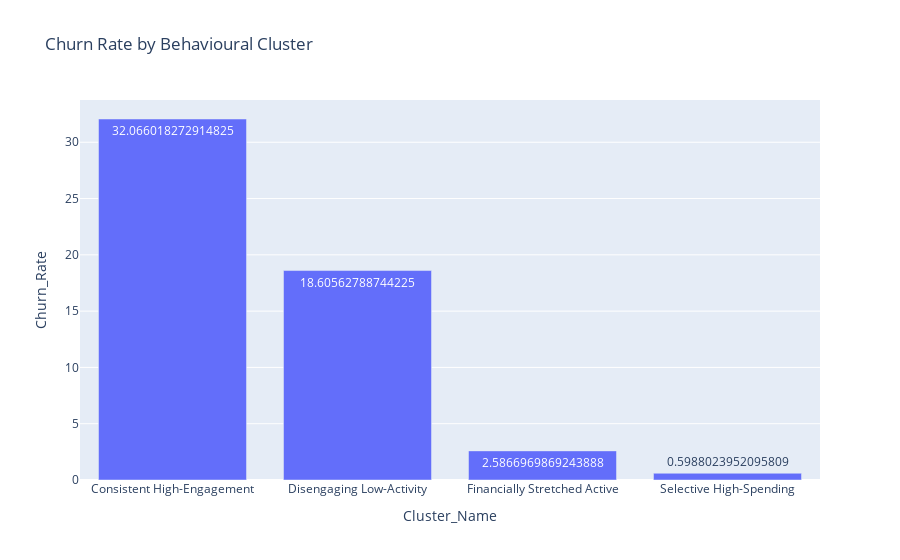

Write notebook code for a chart like this one.
### Markdown cell above
## Interactive churn risk by behavioural cluster. This visualisation focuses on churn risk at the cluster level

### Code cell
import plotly.express as px

cluster_churn = (
    df_seg.assign(churn_flag=df_seg["Attrition_Flag"].str.contains("Attrited"))
          .groupby("Cluster_Name")["churn_flag"]
          .mean()
          .mul(100)
          .reset_index(name="Churn_Rate")
)

fig = px.bar(
    cluster_churn,
    x="Cluster_Name",
    y="Churn_Rate",
    text="Churn_Rate",
    title="Churn Rate by Behavioural Cluster"
)



fig.show()

### Figure 1 — Plotly figure (JSON) as saved in the notebook; plotly's stock layout.template omitted (floating-point values rounded to 4 significant figures)
{"data": [{"alignmentgroup": "True", "hovertemplate": "Cluster_Name=%{x}<br>Churn_Rate=%{text}<extra></extra>", "legendgroup": "", "marker": {"color": "#636efa", "pattern": {"shape": ""}}, "name": "", "offsetgroup": "", "orientation": "v", "showlegend": false, "text": [32.07, 18.61, 2.587, 0.5988], "textposition": "auto", "type": "bar", "x": ["Consistent High-Engagement", "Disengaging Low-Activity", "Financially Stretched Active", "Selective High-Spending"], "xaxis": "x", "y": [32.07, 18.61, 2.587, 0.5988], "yaxis": "y"}], "layout": {"barmode": "relative", "legend": {"tracegroupgap": 0}, "title": {"text": "Churn Rate by Behavioural Cluster"}, "xaxis": {"anchor": "y", "domain": [0, 1], "title": {"text": "Cluster_Name"}}, "yaxis": {"anchor": "x", "domain": [0, 1], "title": {"text": "Churn_Rate"}}}}
